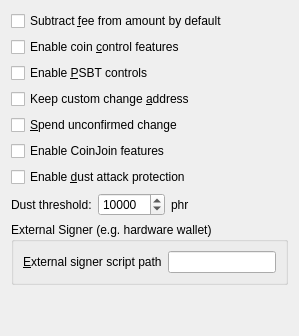
     <widget class="QWidget" name="pageWallet">
      <layout class="QVBoxLayout" name="verticalLayout_Wallet">
       <item>
        <layout class="QVBoxLayout" name="verticalLayout_2">
         <item>
          <widget class="QCheckBox" name="subFeeFromAmount">
           <property name="toolTip">
            <string extracomment="Tooltip text for Options window setting that sets subtracting the fee from a sending amount as default.">Whether to set subtract fee from amount as default or not.</string>
           </property>
           <property name="text">
            <string extracomment="An Options window setting to set subtracting the fee from a sending amount as default.">Subtract &amp;fee from amount by default</string>
           </property>
          </widget>
         </item>
         <item>
          <widget class="QCheckBox" name="coinControlFeatures">
           <property name="toolTip">
            <string>Whether to show coin control features or not.</string>
           </property>
           <property name="text">
            <string>Enable coin &amp;control features</string>
           </property>
          </widget>
         </item>
         <item>
          <widget class="QCheckBox" name="m_enable_psbt_controls">
           <property name="text">
            <string extracomment="An options window setting to enable PSBT controls.">Enable &amp;PSBT controls</string>
           </property>
           <property name="toolTip">
            <string extracomment="Tooltip text for options window setting that enables PSBT controls.">Whether to show PSBT controls.</string>
           </property>
          </widget>
         </item>
         <item>
          <widget class="QCheckBox" name="keepChangeAddress">
           <property name="toolTip">
            <string>Whether to keep the specified custom change address or not.</string>
           </property>
           <property name="text">
            <string>Keep custom change &amp;address</string>
           </property>
          </widget>
         </item>
         <item>
          <widget class="QCheckBox" name="spendZeroConfChange">
           <property name="toolTip">
            <string>If you disable the spending of unconfirmed change, the change from a transaction&lt;br/&gt;cannot be used until that transaction has at least one confirmation.&lt;br/&gt;This also affects how your balance is computed.</string>
           </property>
           <property name="text">
            <string>&amp;Spend unconfirmed change</string>
           </property>
          </widget>
         </item>
         <item>
          <widget class="QCheckBox" name="coinJoinEnabled">
           <property name="toolTip">
            <string>Show mixing interface on Overview screen and reveal an additional screen which allows to spend fully mixed coins only.&lt;br/&gt;A new tab with more settings will also appear in this dialog, please make sure to check them before mixing your coins.</string>
           </property>
           <property name="text">
            <string notr="true">Enable CoinJoin features</string>
           </property>
          </widget>
         </item>
         <item>
          <widget class="QCheckBox" name="dustProtection">
           <property name="toolTip">
            <string>Automatically lock small incoming transactions from external sources that may be dust attacks. Locked UTXOs will be excluded from coin selection.</string>
           </property>
           <property name="text">
            <string>Enable &amp;dust attack protection</string>
           </property>
          </widget>
         </item>
         <item>
          <layout class="QHBoxLayout" name="horizontalLayoutDustThreshold">
           <item>
            <widget class="QLabel" name="dustThresholdLabel">
             <property name="text">
              <string>Dust threshold:</string>
             </property>
            </widget>
           </item>
           <item>
            <widget class="QSpinBox" name="dustProtectionThreshold">
             <property name="toolTip">
              <string>Transactions with outputs at or below this amount will be considered dust when received from external sources.</string>
             </property>
             <property name="minimum">
              <number>1</number>
             </property>
             <property name="maximum">
              <number>1000000</number>
             </property>
             <property name="value">
              <number>10000</number>
             </property>
            </widget>
           </item>
           <item>
            <widget class="QLabel" name="dustProtectionThresholdUnitLabel">
             <property name="text">
              <string>phr</string>
             </property>
             <property name="textFormat">
              <enum>Qt::PlainText</enum>
             </property>
            </widget>
           </item>
           <item>
            <spacer name="horizontalSpacerDustThreshold">
             <property name="orientation">
              <enum>Qt::Horizontal</enum>
             </property>
             <property name="sizeHint" stdset="0">
              <size>
               <width>40</width>
               <height>20</height>
              </size>
             </property>
            </spacer>
           </item>
          </layout>
         </item>
        </layout>
       </item>
       <item>
        <widget class="QGroupBox" name="groupBoxHww">
         <property name="title">
          <string>External Signer (e.g. hardware wallet)</string>
         </property>
         <layout class="QVBoxLayout" name="verticalLayoutHww">
           <item>
            <layout class="QHBoxLayout" name="horizontalLayoutHww">
             <item>
              <widget class="QLabel" name="externalSignerPathLabel">
               <property name="text">
                <string>&amp;External signer script path</string>
               </property>
               <property name="buddy">
                <cstring>externalSignerPath</cstring>
               </property>
              </widget>
             </item>
             <item>
              <widget class="QLineEdit" name="externalSignerPath">
                <property name="toolTip">
                  <string>Full path to a %1 compatible script (e.g. C:\Downloads\hwi.exe or /Users/you/Downloads/hwi.py). Beware: malware can steal your coins!</string>
                </property>
              </widget>
             </item>
            </layout>
           </item>
         </layout>
        </widget>
       </item>
       <item>
        <spacer name="verticalSpacer_Wallet">
         <property name="orientation">
          <enum>Qt::Vertical</enum>
         </property>
         <property name="sizeHint" stdset="0">
          <size>
           <width>20</width>
           <height>40</height>
          </size>
         </property>
        </spacer>
       </item>
      </layout>
     </widget>
